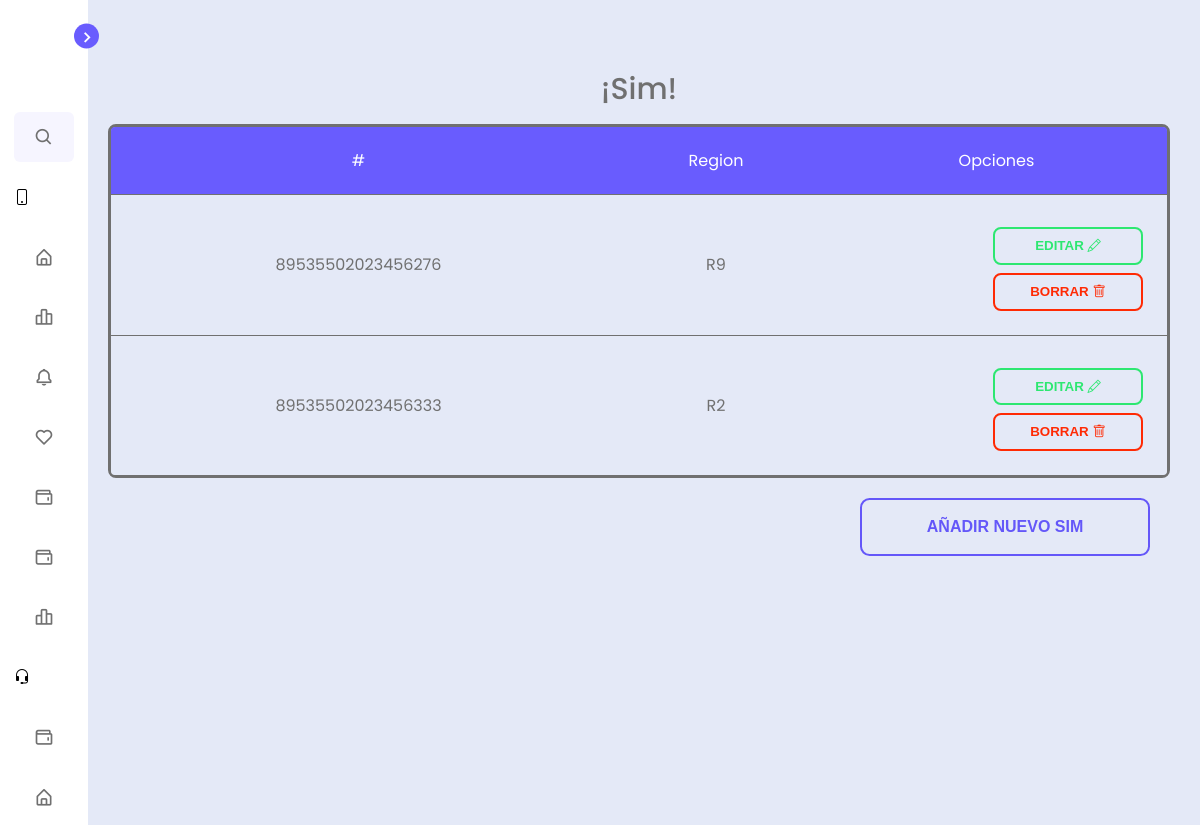
Screenshot of /panel/views/sim/ctrlSim.php with the database file from the repository.
### tables this page shows
CREATE TABLE IF NOT EXISTS `sim` (
  `iccid` varchar(30) NOT NULL,
  `region` varchar(10) DEFAULT NULL,
  PRIMARY KEY (`iccid`)
);

### panel/views/sim/mdlSim.php (called while the page is built, shortened)
<?php
    require_once('../../sistemas.php');
    class Sim extends Sistema{
        public function read(){
            $sql = "SELECT iccid,
                     region
                     FROM sim;";
            $stmt = $this->con->prepare($sql);
            $stmt->execute();
            $datosSims = $stmt->fetchAll(PDO::FETCH_ASSOC);
            return $datosSims;
        }
    }
    $sim = new Sim();
?>

### panel/sistemas.php (called while the page is built, shortened)
<?php
    class Sistema{
        public function conexion(){
            $dbDriver = "mysql";
            $dbHost = "localhost";
            $dbUser = "telefonia";
            $dbcontrasena = "t3l3c0mT";
            $db = "telefonia";
            $this->con = new PDO($dbDriver.':host='.$dbHost.';dbname='.$db, $dbUser, $dbcontrasena);
        }
    }
?>

### panel/views/sim/vistaSim.php (the view)
<<section class="page-content" style="text-align:center;">
    <div class="text">¡Sim!</div>
<table>
    <thead>
            <tr>
            <td scope="col">#</td>
            <td scope="col">Region</td>
            <td scope="col">Opciones</td>
            </tr>
        </thead>
        <tbody>
            <?php
                foreach ($datosSims as $key => $datosSim):
            ?>
            <tr>
            <td><?php echo $datosSim['iccid'] ?></td>
            <td><?php echo $datosSim['region'] ?></td>
                <td>
                    <div>
                    <a href="ctrlSim.php?accion=modify&iccid=<?php echo $datosSim['iccid']; ?>"><button
                                id="btn2 first2" type="button" class="btn2 first2">Editar <i class="bi bi-pencil"></i></button></a>
                    <a href="ctrlSim.php?accion=delete&iccid=<?php echo $datosSim['iccid']; ?>"><button
                                id="btn3 first" type="button" class="btn first">Borrar <i class="bi bi-trash"></i></button></a>
                </div>
                </td>
            </tr>
            <?php
                endforeach;
            ?>
        </tbody>
                </table>
                <a href="ctrlSim.php?accion=new" class="btn3 first3" style="float: right;"> Añadir nuevo Sim</a>
</section>

### css/dasboard.css (style rules this page uses)
* { margin: 0; padding: 0; box-sizing: border-box; font-family: 'Poppins', sans-serif; }
:root { --body-color: #E4E9F7; --sidebar-color: #FFF; --primary-color: #695CFE; --primary-color-light: #F6F5FF; --toggle-color: #DDD; --text-color: #707070; --tran-03: all 0.2s ease; --tran-03: all 0.3s ease; --tran-04: all 0.3s ease; --tran-05: all 0.3s ease; }
body { min-height: 100vh; background-color: var(--body-color); transition: var(--tran-05); }
.page-content .text { font-size: 30px; font-weight: 500; color: var(--text-color); padding: 12px 60px; }
.sidebar.close ~ .page-content { left: 78px; height: 100vh; width: calc(100% - 78px); }
.page-content { position: relative; left: 220px; width: calc(100% - 220px); min-height: 100vh; padding: 30px; }

### rows the page displays
sim: iccid "89535502023456276", region "R9"
sim: iccid "89535502023456333", region "R2"
